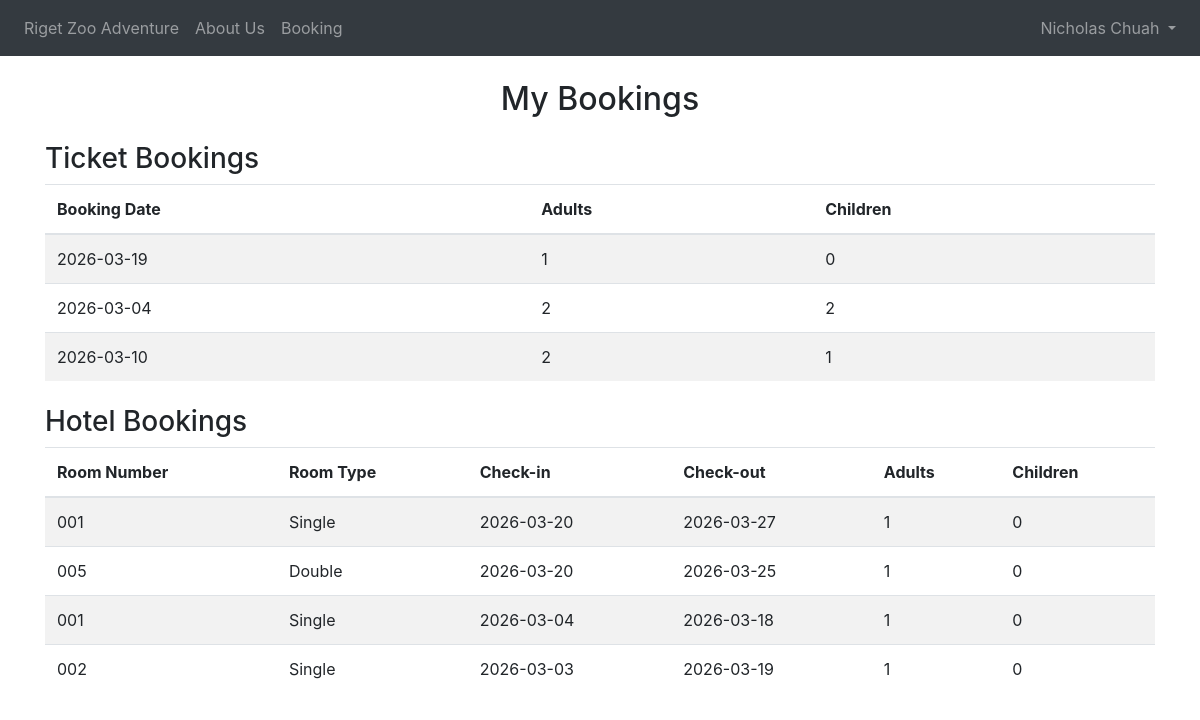
The app's page /my-bookings (signed in) with its own data.
### website/models.py (models this page shows)
class User(db.Model, UserMixin):
    id = db.Column(db.Integer, primary_key=True)
    email = db.Column(db.String(150), unique=True)
    password = db.Column(db.String(150))
    first_name = db.Column(db.String(150))
    last_name = db.Column(db.String(150))
    is_admin = db.Column(db.Boolean, default=False)
    booking = db.relationship('Booking', backref='user', lazy=True)

class Booking(db.Model):
    id = db.Column(db.Integer, primary_key=True)
    date = db.Column(db.DateTime(timezone=True), default=func.now())
    adultticket = db.Column(db.Integer)
    childticket = db.Column(db.Integer)
    bookingdate = db.Column(db.Date, nullable=False)
    user_id = db.Column(db.Integer, db.ForeignKey('user.id'))

class HotelBooking(db.Model):
    id = db.Column(db.Integer, primary_key=True)
    checkin = db.Column(db.Date, nullable=False)
    checkout = db.Column(db.Date, nullable=False)
    adults = db.Column(db.Integer, nullable=False)
    children = db.Column(db.Integer, nullable=False)
    room_id = db.Column(db.Integer, db.ForeignKey('room.id'), nullable=False)
    user_id = db.Column(db.Integer, db.ForeignKey('user.id'), nullable=False)
    user = db.relationship('User', backref='hotel_bookings', lazy=True)

class Room(db.Model):
    id = db.Column(db.Integer, primary_key=True)
    room_number = db.Column(db.String(10), unique=True, nullable=False)
    room_type = db.Column(db.String(50), nullable=False)
    max_adults = db.Column(db.Integer, nullable=False)
    max_children = db.Column(db.Integer, nullable=False)
    price_per_night = db.Column(db.Float, nullable=False)
    is_available = db.Column(db.Boolean, default=True)
    bookings = db.relationship('HotelBooking', backref='room', lazy=True)

### website/views.py (the view)
@views.route('/my-bookings')
@login_required
def my_bookings():
    from .models import Booking, HotelBooking
    ticket_bookings = Booking.query.filter_by(user_id=current_user.id).all()
    hotel_bookings = HotelBooking.query.filter_by(user_id=current_user.id).all()
    return render_template('my_bookings.html', ticket_bookings=ticket_bookings, hotel_bookings=hotel_bookings, user=current_user)

### website/__init__.py (called while the page is built)
def create_app():
    app = Flask(__name__)
    app.config['SECRET_KEY'] = 'hjshjhdjah kjshkjdhjs'
    app.config['SQLALCHEMY_DATABASE_URI'] = f'sqlite:///{DB_NAME}'
    db.init_app(app)
    from .views import views
    app.register_blueprint(views, url_prefix='/')
    from .models import User, Booking
    with app.app_context():
        db.create_all()
    login_manager = LoginManager()
    login_manager.login_view = 'views.login'
    login_manager.init_app(app)
    @login_manager.user_loader
    def load_user(user_id):
        return User.query.get(int(user_id))
    @app.context_processor
    def inject_user():
        return dict(user=current_user)
    return app

### website/templates/my_bookings.html
{% extends "base.html" %} {% block title %}My Bookings{% endblock %} {% block
content %}
<h2 class="text-center mt-4">My Bookings</h2>
<h3 class="mt-4">Ticket Bookings</h3>
{% if ticket_bookings %}
<table class="table table-striped">
  <thead>
    <tr>
      <th>Booking Date</th>
      <th>Adults</th>
      <th>Children</th>
    </tr>
  </thead>
  <tbody>
    {% for b in ticket_bookings %}
    <tr>
      <td>{{ b.bookingdate }}</td>
      <td>{{ b.adultticket }}</td>
      <td>{{ b.childticket }}</td>
    </tr>
    {% endfor %}
  </tbody>
</table>
{% else %}
<p>No ticket bookings yet.</p>
{% endif %}
<h3 class="mt-4">Hotel Bookings</h3>
{% if hotel_bookings %}
<table class="table table-striped">
  <thead>
    <tr>
      <th>Room Number</th>
      <th>Room Type</th>
      <th>Check-in</th>
      <th>Check-out</th>
      <th>Adults</th>
      <th>Children</th>
    </tr>
  </thead>
  <tbody>
    {% for h in hotel_bookings %}
    <tr>
      <td>{{ h.room.room_number }}</td>
      <td>{{ h.room.room_type }}</td>
      <td>{{ h.checkin }}</td>
      <td>{{ h.checkout }}</td>
      <td>{{ h.adults }}</td>
      <td>{{ h.children }}</td>
    </tr>
    {% endfor %}
  </tbody>
</table>
{% else %}
<p>No hotel bookings yet.</p>
{% endif %} {% endblock %}

### website/templates/base.html (shortened to what this page needs)
<!doctype html>
<html>
  <head>
    <link
      rel="stylesheet"
      href="https://stackpath.bootstrapcdn.com/bootstrap/4.4.1/css/bootstrap.min.css"
    />
    <link
      rel="stylesheet"
      href="https://stackpath.bootstrapcdn.com/font-awesome/4.7.0/css/font-awesome.min.css"
    />
  </head>
  <body>
    <nav class="navbar navbar-expand-lg navbar-dark bg-dark">
      <div class="collapse navbar-collapse" id="navbar">
        <div class="navbar-nav">
          {% if user.is_authenticated %}
          <a class="nav-item nav-link" id="home" href="/"
            >Riget Zoo Adventure</a
          >
          <a class="nav-item nav-link" id="about" href="/aboutus"> About Us</a>
          <a class="nav-item nav-link" id="booking" href="/booking">Booking</a>
        </div>
        <div class="navbar-nav ml-auto">
          <div class="nav-item dropdown">
            <a
              class="nav-link dropdown-toggle"
              href="#"
              id="moreDropdown"
              role="button"
              data-toggle="dropdown"
              aria-haspopup="true"
              aria-expanded="false"
            >
              {{ current_user.first_name }} {{ current_user.last_name }}
            </a>
          </div>
        </div>
          {% endif %}
        </div>
    </nav>
    <div class="container mt-4">{% block content %} {% endblock %}</div>
  </body>
</html>

### records on screen
User: first_name "Nicholas", last_name "Chuah"
Booking: bookingdate "2026-03-19", adultticket "1", childticket "0"
Booking: bookingdate "2026-03-04", adultticket "2", childticket "2"
Booking: bookingdate "2026-03-10", adultticket "2", childticket "1"
HotelBooking: room.room_number "001", room.room_type "Single", checkin "2026-03-20", checkout "2026-03-27", adults "1", children "0"
HotelBooking: room.room_number "005", room.room_type "Double", checkin "2026-03-20", checkout "2026-03-25", adults "1", children "0"
HotelBooking: room.room_number "001", room.room_type "Single", checkin "2026-03-04", checkout "2026-03-18", adults "1", children "0"
HotelBooking: room.room_number "002", room.room_type "Single", checkin "2026-03-03", checkout "2026-03-19", adults "1", children "0"
